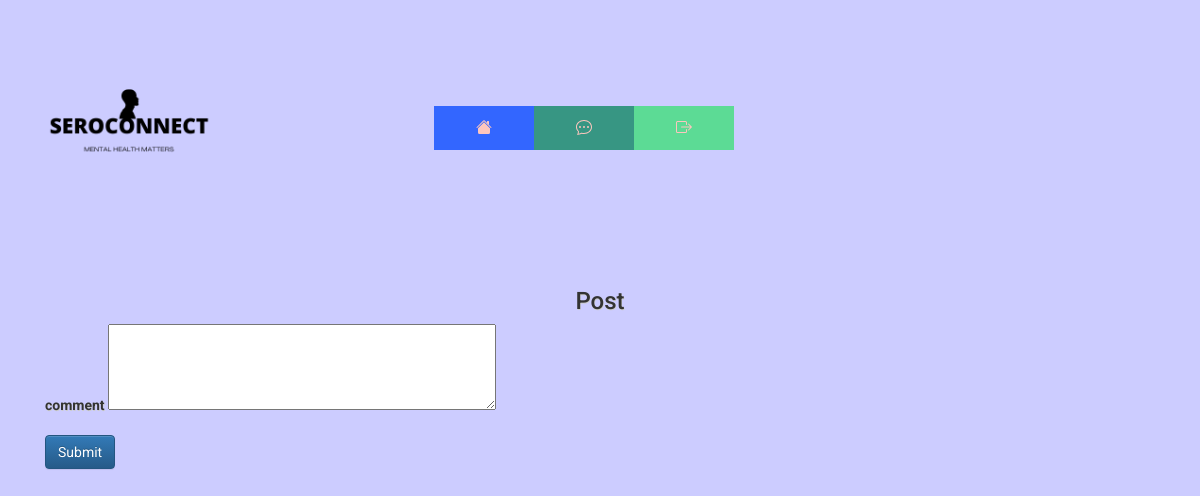
Page /comment/edit/1 (signed in) on the earlier database version.
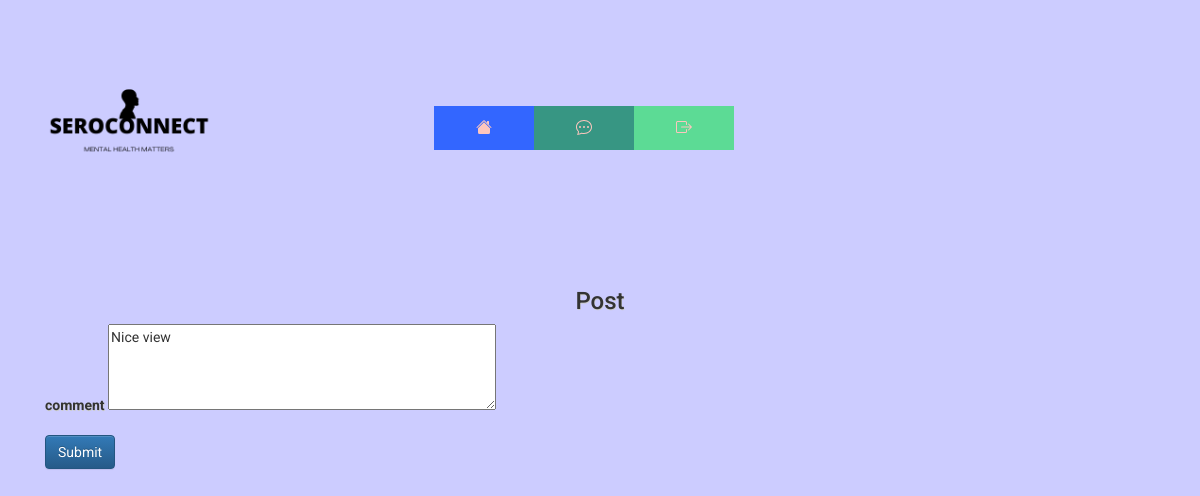
Same page on the later database version.
### website/database/models.py (models this page shows)
class Comment(db.Model):
    __tablename__='comments'
    id = db.Column(db.Integer, primary_key=True)
    text= db.Column(db.Text,nullable=False)
    user_id = db.Column(db.Integer, db.ForeignKey('user.id'))
    post_id = db.Column(db.Integer, db.ForeignKey('post.id'))
    post = db.relationship("Post", back_populates="comments")
    date=db.Column(db.DateTime(timezone=True), default=func.now())

### website/post/comments/comments.py (the view)
@comments.route('/comment/edit/<commentid>',methods=['GET', 'POST'])
@login_required
@check_confirmed
def editcomment(commentid):
    comment = Comment.query.filter_by(id=commentid).first()
    if request.method == 'GET':
        return render_template('forum/editcomments.html',comment=comment,user=current_user)
    else:
        text=request.form.get('comment')
        comment.text=text
        db.session.commit()
        return redirect(url_for('views.forum'))

### website/__init__.py (called while the page is built)
@login_manager.user_loader
def load_user(id):
    return User.query.get(int(id))

### website/templates/forum/editcomments.html
{% extends "base.html" %} {% block title %}SeroConnect{% endblock %}{% block content%}
<form action="{{ url_for('comments.editcomment',commentid=comment.id) }}" method="POST">
    <h3 align="center">Post</h3>
    <div class="form-group">
      <label for="comment">comment</label>
      <textarea id="comment" name="comment" rows="4" cols="50">{{comment.text}}</textarea>
    </div>
    <button type="submit" class="btn btn-primary">Submit</button>
</form>
{%endblock%}

### website/templates/base.html (shortened to what this page needs)
<!DOCTYPE html>
<html lang="en">
  <head>
    <link rel="stylesheet" href="https://stackpath.bootstrapcdn.com/bootstrap/4.4.1/css/bootstrap.min.css"
/>
    <link rel="stylesheet" href="path/to/font-awesome/css/font-awesome.min.css">
    <link rel="stylesheet" href="https://cdn.jsdelivr.net/npm/bootstrap@3.3.7/dist/css/bootstrap.min.css">
    <link rel="stylesheet" href="https://cdn.jsdelivr.net/npm/bootstrap@3.3.7/dist/css/bootstrap-theme.min.css">
    <link rel="stylesheet" href="https://stackpath.bootstrapcdn.com/font-awesome/4.7.0/css/font-awesome.min.css"/>
    <link rel= "stylesheet" type= "text/css" href= "{{ url_for('static',filename='css/styles.css') }}">
  </head>
  <body>
   <nav class="navbar">
      <img src="{{ url_for('static',filename='images/seroconnect.png') }}" alt="logo" class="logo">
      <button class="navbar-toggler"  type="button"
        data-toggle="collapse"
        data-target="#navbar"
       >
       <span class="navbar-toggler-icon"></span>
      <button class="navbar-toggler" type="button" data-toggle="collapse" data-target="#navbar">
        <span class="navbar-toggler-icon"></span>
      </button>
        <ul class="nav">
          <li>
            <a href="/" >
              <div class = "title">Home</div>
            </a>
          </li>
          {% if user.is_authenticated%}
          <li>
            <a href="/forum">
              <div class = "title">Forum</div>
            </a>
          </li>
          <li>
            <a href="/logout" target = "_blank">
              <div class = "title">Logout</div>
            </a>
          </li>
         {% endif %}
         <div class="background"></div>
        </ul>
    </nav>
      <div class="container">{% block content %}{% endblock %}</div>
  </body>
</html>

### website/static/css/styles.css (style rules this page uses)
body { background: #ccccff; font-family: 'Roboto', sans-serif; text-shadow: .5px .5px 0#CCCCCC; }
.background { position: fixed; z-index: -1; top: 0; right: 0; bottom: 0; left: 0; transition: .75s; }
nav img { width: 20%; }
.nav { padding: 0px; width: 640px; margin: 100px auto auto auto; }
ul { list-style-type: none; }
li a { padding: 30px; float:left; width: 100px; text-align:center; font-size:15px; color:#fdc6be; text-decoration:none; }
li a .title { font-size:0px; font-family: 'Roboto', sans-serif; color: black; }
.nav li:first-child a { background:#3366ff !important; }
.nav li:nth-child(2) a { background:#379683 !important; }
.nav li:nth-child(3) a { background:#5cdb95 !important; }
div.title { font-family: 'Roboto', sans-serif; font-size: 30px; padding-bottom:3px; }

Differences in the rows shown:
added Comment: comment "Nice view"
